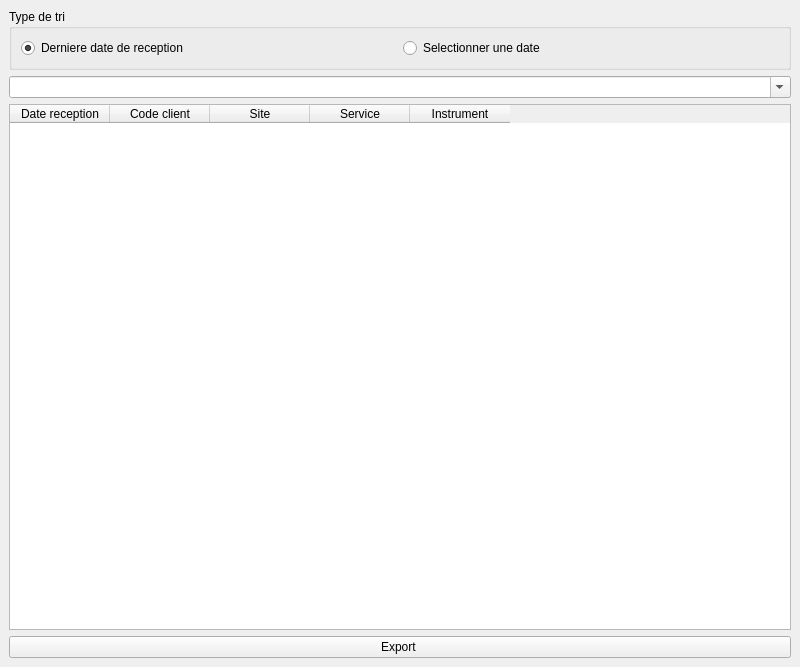
<?xml version="1.0" encoding="UTF-8"?>
<ui version="4.0">
 <class>Bon_Reception</class>
 <widget class="QMainWindow" name="Bon_Reception">
  <property name="geometry">
   <rect>
    <x>0</x>
    <y>0</y>
    <width>800</width>
    <height>667</height>
   </rect>
  </property>
  <property name="windowTitle">
   <string>Bon de reception</string>
  </property>
  <widget class="QWidget" name="centralWidget">
   <layout class="QVBoxLayout" name="verticalLayout">
    <item>
     <widget class="QGroupBox" name="groupBox">
      <property name="title">
       <string>Type de tri</string>
      </property>
      <layout class="QHBoxLayout" name="horizontalLayout_2">
       <item>
        <layout class="QHBoxLayout" name="horizontalLayout">
         <item>
          <widget class="QRadioButton" name="radioButton">
           <property name="text">
            <string>Derniere date de reception</string>
           </property>
           <property name="checked">
            <bool>true</bool>
           </property>
          </widget>
         </item>
         <item>
          <widget class="QRadioButton" name="radioButton_2">
           <property name="text">
            <string>Selectionner une date</string>
           </property>
          </widget>
         </item>
        </layout>
       </item>
      </layout>
     </widget>
    </item>
    <item>
     <widget class="ExtendedCombo" name="comboBox_dates">
      <property name="enabled">
       <bool>true</bool>
      </property>
      <property name="editable">
       <bool>true</bool>
      </property>
     </widget>
    </item>
    <item>
     <widget class="QTableWidget" name="tableWidget">
      <column>
       <property name="text">
        <string>Date reception</string>
       </property>
      </column>
      <column>
       <property name="text">
        <string>Code client</string>
       </property>
      </column>
      <column>
       <property name="text">
        <string>Site</string>
       </property>
      </column>
      <column>
       <property name="text">
        <string>Service</string>
       </property>
      </column>
      <column>
       <property name="text">
        <string>Instrument</string>
       </property>
      </column>
     </widget>
    </item>
    <item>
     <widget class="QPushButton" name="pushButton_export">
      <property name="text">
       <string>Export </string>
      </property>
     </widget>
    </item>
   </layout>
  </widget>
 </widget>
 <customwidgets>
  <customwidget>
   <class>ExtendedCombo</class>
   <extends>QComboBox</extends>
   <header>extendedcombo</header>
  </customwidget>
 </customwidgets>
 <tabstops>
  <tabstop>radioButton</tabstop>
  <tabstop>radioButton_2</tabstop>
  <tabstop>comboBox_dates</tabstop>
  <tabstop>tableWidget</tabstop>
  <tabstop>pushButton_export</tabstop>
 </tabstops>
 <resources/>
 <connections>
  <connection>
   <sender>radioButton</sender>
   <signal>clicked()</signal>
   <receiver>comboBox_dates</receiver>
   <slot>hide()</slot>
   <hints>
    <hint type="sourcelabel">
     <x>122</x>
     <y>39</y>
    </hint>
    <hint type="destinationlabel">
     <x>118</x>
     <y>70</y>
    </hint>
   </hints>
  </connection>
  <connection>
   <sender>radioButton_2</sender>
   <signal>clicked()</signal>
   <receiver>comboBox_dates</receiver>
   <slot>show()</slot>
   <hints>
    <hint type="sourcelabel">
     <x>465</x>
     <y>37</y>
    </hint>
    <hint type="destinationlabel">
     <x>461</x>
     <y>68</y>
    </hint>
   </hints>
  </connection>
 </connections>
</ui>
